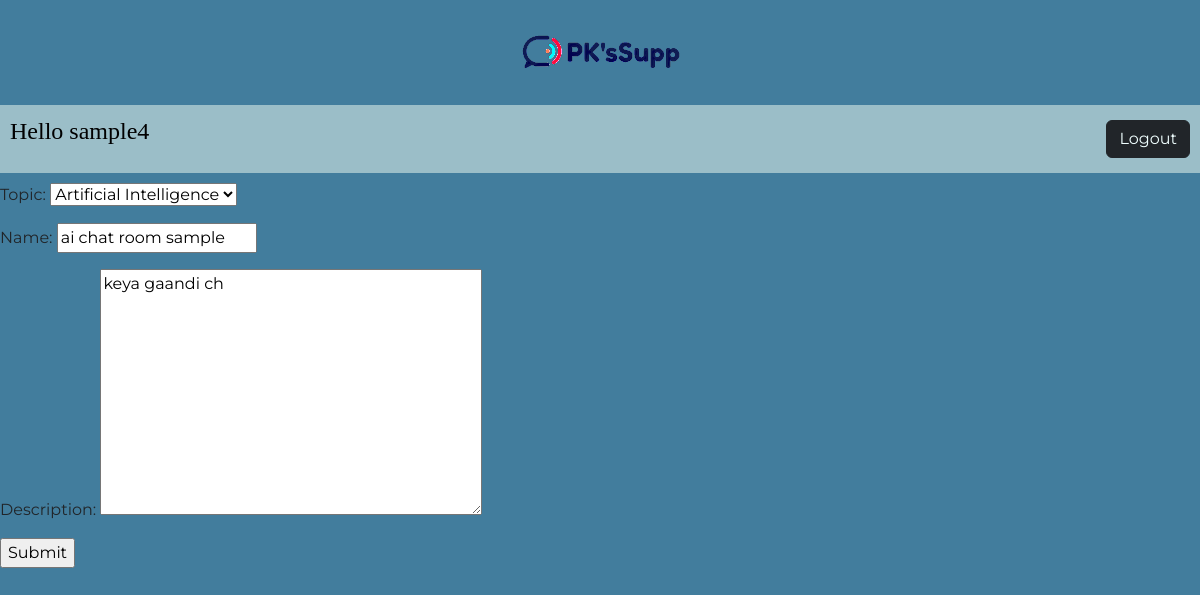
/update-room/15 (signed in), run on the app's committed database.
### base/models.py (models this page shows, shortened)
class Room(models.Model):
    host = models.ForeignKey(User, on_delete=models.SET_NULL, null=True)
    topic = models.ForeignKey(Topic, on_delete=models.SET_NULL, null=True)
    name = models.CharField(max_length=200)
    description = models.TextField(null=True, blank=True)
    participants = models.ManyToManyField(User, related_name="participants", blank=True)
    updated = models.DateTimeField(auto_now=True)
    created = models.DateTimeField(auto_now_add=True)
    class Meta:
        ordering = ["-updated", "-created"]

class Topic(models.Model):
    name = models.CharField(max_length=200)
    def __str__(self) -> str:
        return self.name

### base/views.py (the view)
# urls.py: path("update-room/<str:pk>", views.updateRoom, name="update-room"),
@login_required(login_url="login")
def updateRoom(request, pk):
    room = Room.objects.get(id=pk)
    form = RoomForm(instance=room)
    if request.user != room.host:
        return HttpResponse("You are not authorized to do this!")
    if request.method == "POST":
        form = RoomForm(request.POST, instance=room)
        if form.is_valid():
            form.save()
            return redirect("home")
    context = {"form": form}
    return render(request, "base/room_form.html", context)

### base/forms.py
class RoomForm(ModelForm):
    class Meta:
        model = Room
        fields = "__all__"
        exclude = ["host", "participants"]

### base/templates/base/room_form.html (shortened to what this page needs)
{% extends 'main.html' %} {% load static %}
{% block content %}
<div>
  <form method="post" action="">
    {% csrf_token %} {{form.as_p}}
    <input type="submit" value="Submit" />
  </form>
</div>
{% endblock content %}

### templates/nav.html (shortened to what this page needs)
<!DOCTYPE html>
{% load static %}
<html lang="en">
  <head>
    <link
      href="https://cdn.jsdelivr.net/npm/bootstrap@5.3.0-alpha3/dist/css/bootstrap.min.css"
      rel="stylesheet"
    />
    <link rel="stylesheet" href="{% static 'styles/nav.css' %}" />
  </head>
  <body>
    <div class="main-logo">
      <a href="/" class="main-logo-link"
        ><img src="{% static 'images/logo.png' %}" alt=""
      /></a>
    </div>
    <nav class="navbar navigation-bar">
      {% if request.user.is_authenticated %}
      <p class="greeting">Hello {{request.user}}</p>
      <button type="button" class="btn btn-dark logout-button">
        <a class="login-anchor" href="{% url 'logout' %}">Logout</a>
      </button>
      {% else %}
      <button type="button" class="btn btn-dark login-button">
        <a class="lgin-anchor" href="{% url 'login' %}">Login</a>
      </button>
      {% endif %}
    </nav>
  </body>
</html>

### static/styles/main.css (style rules this page uses)
.body { font-family: "Montserrat"; background-color: #427d9d; margin: 0; }

### static/styles/nav.css (style rules this page uses)
.main-logo { background-color: #427d9d; font-size: 2.5rem; padding: 20px; text-align: center; }
.main-logo-link { color: black; text-decoration: none; }
.navigation-bar { background-color: #9bbec8; color: black; margin-bottom: 10px; }
.logout-button { margin-right: 10px; }
.login-anchor { color: azure; text-decoration: none; }
.greeting { font-family: cursive; margin-left: 10px; font-size: 1.5rem; }

### data on the page
Room: topic "Artificial Intelligence", description "keya gaandi ch"
Topic: name "ai chat room sample"

### other printed values
{{ request.user }} "sample4"
